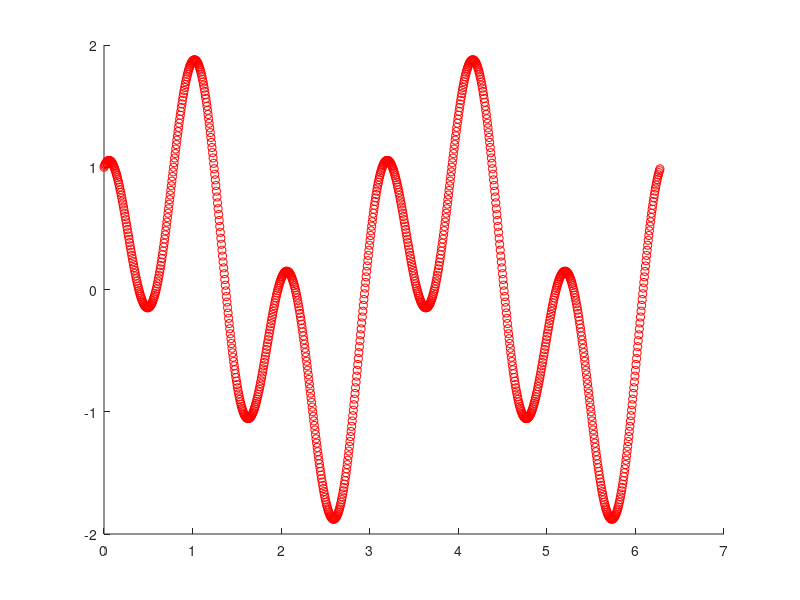

This figure's MATLAB source: (Note: this script raises an error after producing the figure.)
clear;

f = @(x) sin(2*x) + cos(6 * x);
%dioba kruznice
n = 1000;
%cvorovi kao argument funkcije
xk = (0:n-1) * 2 * pi / n;
funkcija = f(xk);

%Vektor = DFT(fk);
Vektor = fft(funkcija) / n;
m = floor(n / 2);
a = zeros(m + 1, 1);
b = zeros(m + 1, 1);
%prvi koef ao po cos
a(1) = 2 * real(Vektor(1));
%prvi koef b1 po sin
b(1) = 0;
for k = 1:m
	a(k + 1) = 2 * real(Vektor(k + 1));
	b(k + 1) = -2 * imag(Vektor(k + 1));
end
if n == 2 * m
	a(m + 1) = a(m + 1) / 2;
	b(m + 1) = 0;
end

figure;
hold on;
plot(xk, funkcija, 'ro');
fplot(@(x) trig(x, a, b), [0, 2 * pi]);
